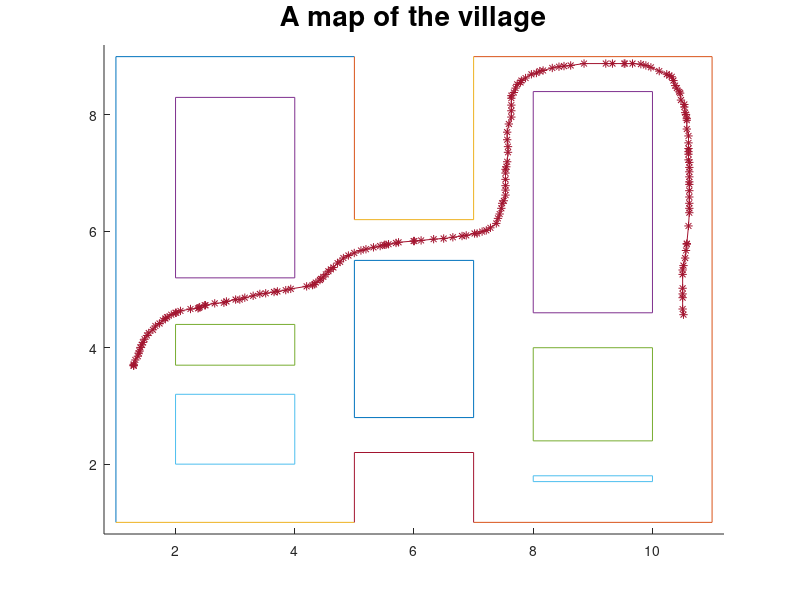

MATLAB code for this plot:

clear all
%This file draw a map of the village, and allows us to manually
%draw the trajectory of the vehicle.

figure(1)
clf
hold on
plot([1+i 1+9*i 5+9*i])
plot([7+9*i 11+9*i 11+i 7+i]);plot([5+i 1+i])
plot([2+5.2*i 2+8.3*i 4+8.3*i 4+5.2*i 2+5.2*i])%House 1
plot([2+3.7*i 2+4.4*i 4+4.4*i 4+3.7*i 2+3.7*i])%House 2
plot([2+2*i 2+3.2*i 4+3.2*i 4+2*i 2+2*i])%House 3
plot([5+i 5+2.2*i 7+2.2*i 7+i])%House 4
plot([5+2.8*i 5+5.5*i 7+5.5*i 7+2.8*i 5+2.8*i])%House 5
plot([5+6.2*i 5+9*i]);plot([7+9*i 7+6.2*i 5+6.2*i])%House 6
plot([8+4.6*i 8+8.4*i 10+8.4*i 10+4.6*i 8+4.6*i])%House 7
plot([8+2.4*i 8+4*i 10+4*i 10+2.4*i 8+2.4*i])%House 8
plot([8+1.7*i 8+1.8*i 10+1.8*i 10+1.7*i 8+1.7*i])%House 9

axis([0.8 11.2 0.8 9.2])
title('A map of the village','FontSize',20)

disp('Start clicking in the village to create a trajectory!')
disp('Press "Return" to finish.')



load("X_tight.mat");
load("Y_tight.mat");

%[X,Y]=ginput;
plot([X+Y*i],'-*')

Xk = [X';Y'];
save Xk
